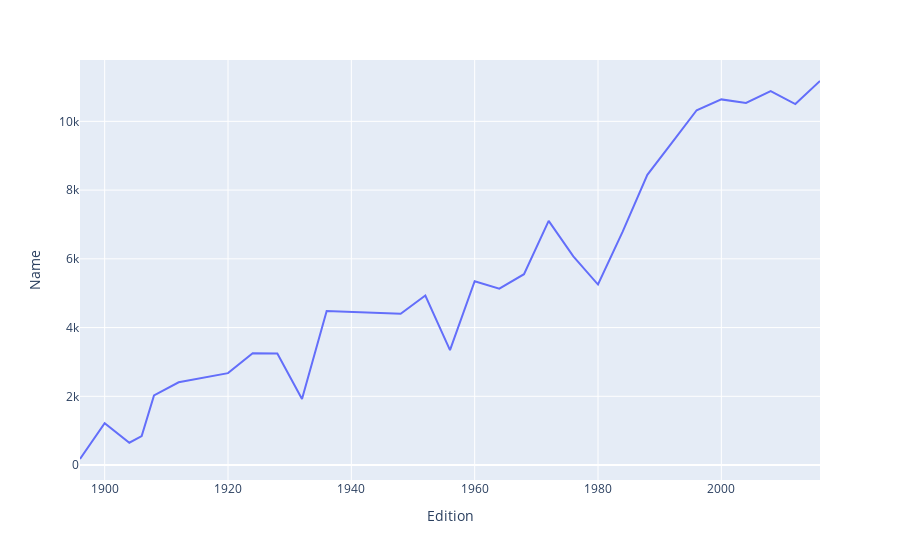

Notebook code cell kept with this figure:
### Code cell
fig=px.line(athlete_over_year,x='Edition',y='Name')
fig.show()

### Figure 1 — Plotly figure (JSON) as saved in the notebook; plotly's stock layout.template omitted (floating-point values rounded to 4 significant figures)
{"data": [{"hovertemplate": "Edition=%{x}<br>Name=%{y}<extra></extra>", "legendgroup": "", "line": {"color": "#636efa", "dash": "solid"}, "marker": {"symbol": "circle"}, "mode": "lines", "name": "", "orientation": "v", "showlegend": false, "type": "scatter", "x": [1896, 1900, 1904, 1906, 1908, 1912, 1920, 1924, 1928, 1932, 1936, 1948, 1952, 1956, 1960, 1964, 1968, 1972, 1976, 1980, 1984, 1988, 1992, 1996, 2000, 2004, 2008, 2012, 2016], "xaxis": "x", "y": [176, 1220, 650, 841, 2024, 2409, 2675, 3256, 3246, 1922, 4482, 4402, 4931, 3346, 5348, 5134, 5552, 7105, 6070, 5252, 6791, 8443, 9380, 10324, 10639, 10537, 10880, 10502, 11174], "yaxis": "y"}], "layout": {"legend": {"tracegroupgap": 0}, "margin": {"t": 60}, "xaxis": {"anchor": "y", "domain": [0, 1], "title": {"text": "Edition"}}, "yaxis": {"anchor": "x", "domain": [0, 1], "title": {"text": "Name"}}}}
